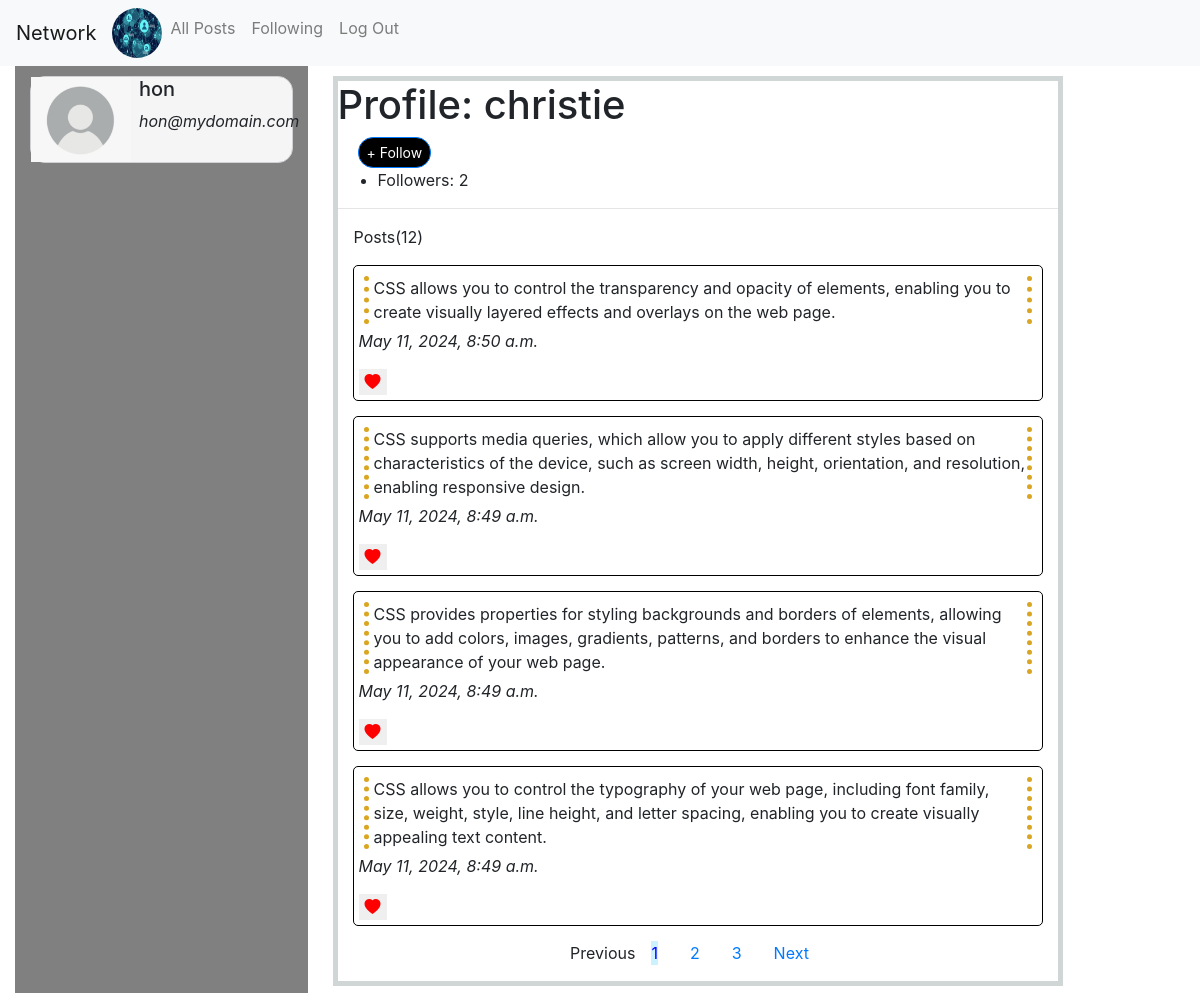
Before: /profile/3 (signed in) with the older database file.
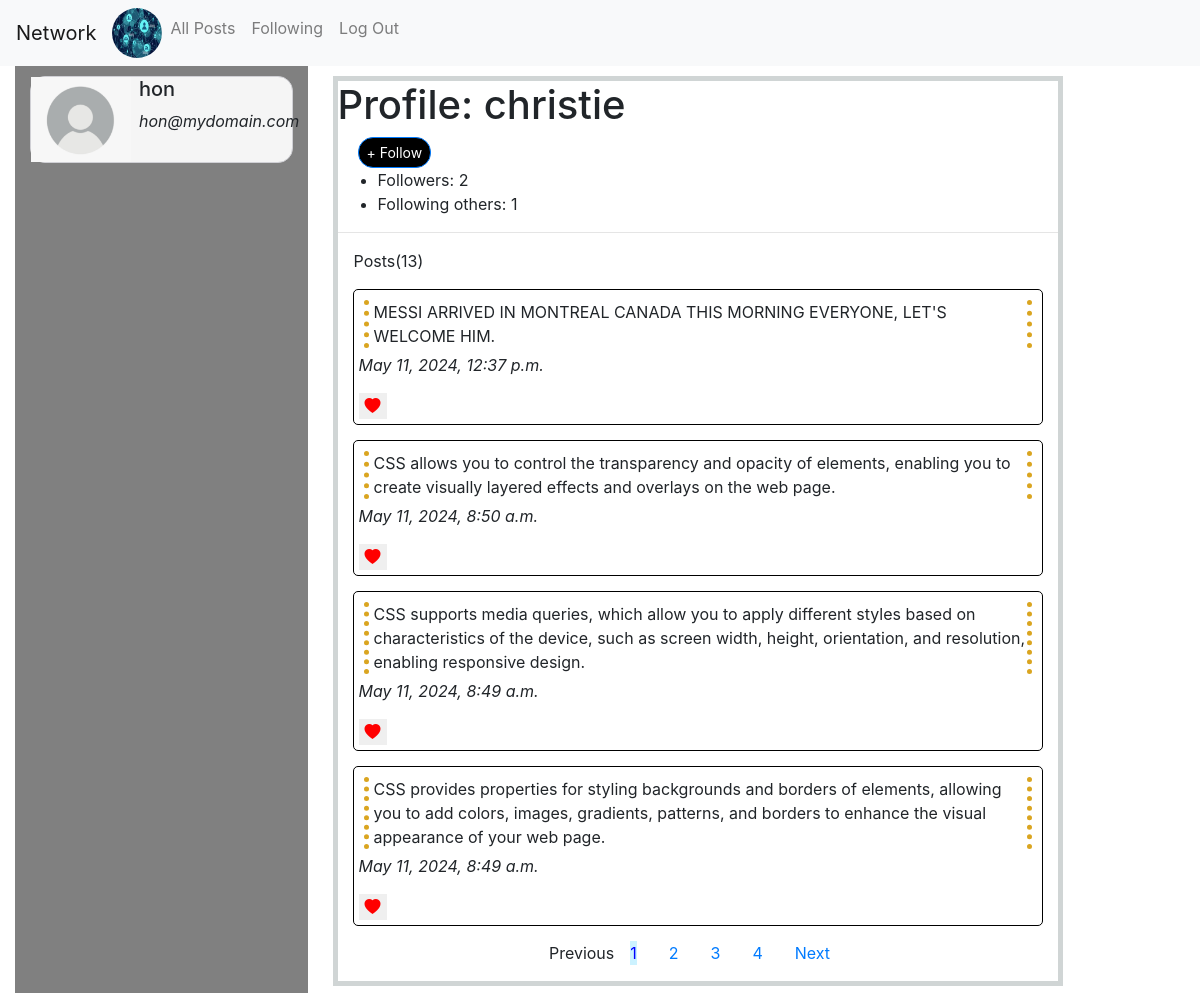
After: the same page with the newer database file.
### network/models.py (models this page shows)
class Post(models.Model):
    poster=models.ForeignKey(User,on_delete=models.CASCADE,related_name="posts")
    content=models.TextField()
    timestamp=models.DateTimeField(auto_now_add=True)

### network/views.py (the view)
# urls.py: path('profile/<int:poster_id>',views.profile,name="profile"),
def profile(request,poster_id):
    if request.user.is_authenticated:
        this_user=User.objects.get(pk=poster_id)
        all_user_posts=this_user.posts.all()
        all_user_posts=all_user_posts.order_by('-timestamp')
        post_counts=len(all_user_posts)
        number_of_my_followers=this_user.followers.count()
        number_of_my_following=this_user.following_users.count()
        paginator = Paginator(all_user_posts, 4)
        page = request.GET.get('page', 1)
        try:
            all_user_posts = paginator.page(page)
        except PageNotAnInteger:
            all_user_posts = paginator.page(1)
        except EmptyPage:
            all_user_posts = paginator.page(paginator.num_pages)
        return render(request,'network/profile.html',{'posts':all_user_posts,'num_followers':number_of_my_followers,'num_following':number_of_my_following,'poster':this_user,'post_counts':post_counts})
    else:
        return redirect('login')

### network/templates/network/profile.html (shortened to what this page needs)
{%extends 'network/layout.html'%}
{%load static%}
{%block body%}
<div class="profile-container row">
  <div class="col-3 left">
    {%if request.user.is_authenticated%}
    <div class="d-flex person">
       <img src="{% static 'network/images/person.png' %}" alt='person' width="100" height="85" />
       <div class="sub-person ml-2">
          <h5>{{request.user.username}}</h5>
          <p><i>{{request.user.email}}</i></p>
       </div>
    </div>
    {%else%}
    <p>You're not logged in.</p>
    {%endif%}
  </div>
  <div class="col-md-8">
    <div class="new-post">
      <h1>Profile: {{poster.username}}</h1>
      {%if poster and request.user != poster%}
        {%if request.GET.is_following == 'True'  %}
      <form action="{% url 'followers' poster.username %}" method="POST">
        {%csrf_token%}
        <button type="submit" class="btn btn-sm btn-primary unfollow">+ Unfollow</button>
      </form>
        {%else%}
      <form action="{% url 'followers' poster.username %}" method="POST">
        <button type="submit" class="btn btn-sm btn-primary follow">+ Follow</button>
      </form>
      {%endif%} {%endif%}
      <ul>
        {%if num_followers%}
        <li>Followers: {{ num_followers }}</li>
        {%endif%} {%if num_following%}
        <li>Following others: {{ num_following }}</li>
        {%endif%}
      </ul>
      <hr/>
  {%if posts%}
      <div class="">
         {%if post_counts%}
        <p class="ml-3">Posts({{post_counts}})</p>
        {%endif%}
        {%for post in posts%}
        <div class="sub-new-post">
          <p class="original">{{ post.content }}</p>
          <p><i>{{ post.timestamp }}</i></p>
          <div class="like">
            <button type="button" data-post-id="{{ post.id }}" class="like-btn liked" id="btnLike">
            <i class="bi bi-heart-fill heart" id="heart-icon-{{ post.id }}"></i>
          </button>
        </div>
      </div>
        {%endfor%}
        <div class="pagination-container">
         {% if posts.has_other_pages %}
           <ul class="pagination justify-content-center">
           {% if posts.has_previous %}
             <li class="mx-3"><a href="?page={{ posts.previous_page_number }}">Previous</a></li>
           {% else %}
             <li class="disabled class="mx-3""><span>Previous</span></li>
           {% endif %}
           {% for i in posts.paginator.page_range %}
             {% if posts.number == i %}
               <li class="active mx-3"><span>{{ i }} <span class="sr-only">(current)</span></span></li>
             {% else %}
               <li class="mx-3"><a href="?page={{ i }}">{{ i }}</a></li>
             {% endif %}
           {% endfor %}
           {% if posts.has_next %}
             <li class="mx-3"><a href="?page={{ posts.next_page_number }}">Next</a></li>
           {% else %}
             <li class="disabled mx-3"><span>Next</span></li>
           {% endif %}
           </ul>
        {% endif %}
           </div>
     </div>
      </div>
      {%else%}
      <p>No posts have been posted yet!</p>
      {%endif%}
    </div>
  </div>
</div>
{%endblock%}

Changed rows visible on the page:
no longer on this page (row unchanged): Post: content "CSS allows you to control the typography of your web page, including font family, size, weight, style, line height, and letter spacing, enabling you to create visually appealing text content.", timestamp "May 11, 2024, 8:49 a.m."
added Post: content "MESSI ARRIVED IN MONTREAL CANADA THIS MORNING EVERYONE, LET'S WELCOME HIM.", timestamp "May 11, 2024, 12:37 p.m."
Other visible differences:
{{ num_following }}: (not shown) → "1"
{{ post_counts }}: "12" → "13"
text now shown: "Following others:"
new list line: "4"
